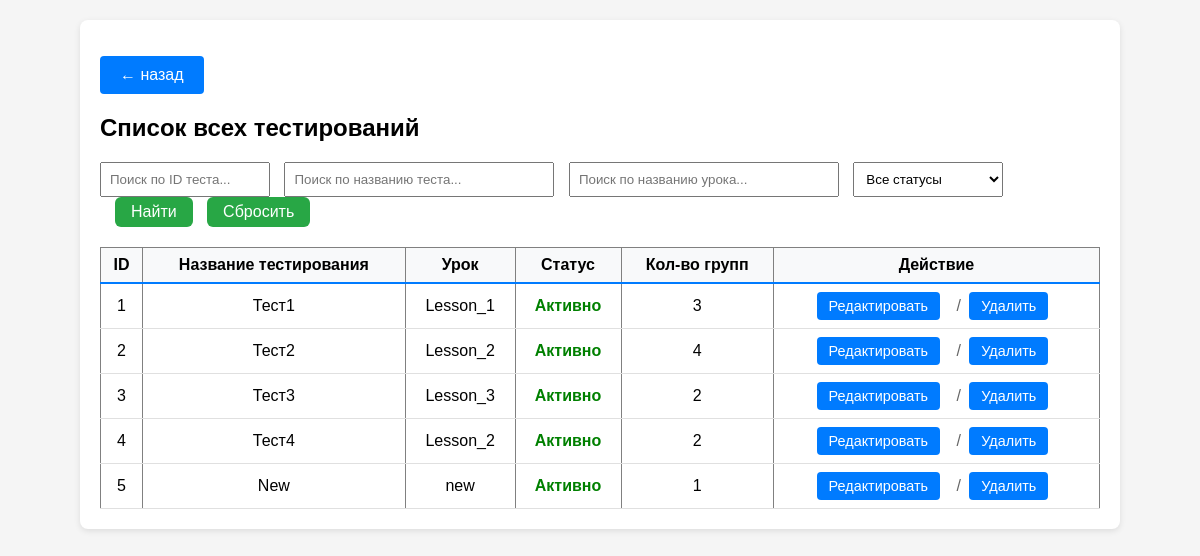
Page /dashboard/testing_management/testing_list (signed in) on the committed database.
### app.py (models this page shows, shortened)
class Testing(db.Model):
    __tablename__ = 'Testings'
    id = db.Column(db.Integer, primary_key=True)
    name = db.Column(db.String(64), unique=True, nullable=False)
    status = db.Column(db.Boolean, nullable=False)
    lesson_id = db.Column(db.Integer, nullable=False)
    group_id = db.Column(db.JSON, nullable=False)

class Lesson(db.Model):
    __tablename__ = 'Lessons'
    id = db.Column(db.Integer, primary_key=True)
    name = db.Column(db.String(64), unique=True, nullable=False)
    time = db.Column(db.Integer, nullable=False)
    price_correct = db.Column(db.Integer, default=1)
    price_wrong = db.Column(db.Integer, default=-1)
    questions = db.Column(db.JSON, nullable=False)

### app.py (the view)
@app.route('/dashboard/testing_management/testing_list')
def testing_list():
    if not check_privileges():
        return redirect(url_for('ErAuth'))
    testings = Testing.query.order_by(Testing.id).all()
    lessons = Lesson.query.order_by(Lesson.id).all()
    lessons_dict = {lesson.id: lesson for lesson in lessons}
    return render_template(mgn + 'testing_list.html', testings=testings, lessons_dict=lessons_dict)

### app.py (called while the page is built)
@login_manager.user_loader
def load_user(user_id):
    return User.query.get(int(user_id))

def check_privileges():
    curent_user = User.query.filter(
        User.username.ilike(
            session.get('curent_user')
        )
    ).first()
    print("DEBUD: curent user is",curent_user)
    print("DEBUG: curent user privileges -",curent_user.is_admin)
    if not curent_user or not curent_user.is_admin:
        return False
    else:
        return True

    def __repr__(self):
        return f'<User {self.username}>'

    @property
    def is_admin(self):
        return self.privileges

### templates/templateM/testing_list.html (shortened to what this page needs)
{% extends 'base.html' %}
{% block content %}
<p><a href="{{ url_for('testing_management') }}" class="btn">← назад</a></p>
<h2>Список всех тестирований</h2>
<div style="margin: 20px 0;">
  <input type="text" id="searchID" placeholder="Поиск по ID теста..."
         style="padding: 8px; width: 150px;">
  <input type="text" id="searchName" placeholder="Поиск по названию теста..."
         style="padding: 8px; width: 250px; margin-left: 10px;">
  <input type="text" id="searchLesson" placeholder="Поиск по названию урока..."
         style="padding: 8px; width: 250px; margin-left: 10px;">
  <select id="searchStatus" style="padding: 8px; width: 150px; margin-left: 10px;">
    <option value="">Все статусы</option>
  </select>
  <button type="button" onclick="searchTable()" style="padding: 6px 16px; margin-left: 15px;">
    Найти
  </button>
  <button type="button" onclick="clearSearch()" style="padding: 6px 16px; margin-left: 10px;">
    Сбросить
  </button>
</div>
<table border="1" cellpadding="5" id="testingTable">
  <thead>
    <tr>
      <th>ID</th>
      <th>Название тестирования</th>
      <th>Урок</th>
      <th>Статус</th>
      <th>Кол-во групп</th>
      <th>Действие</th>
    </tr>
  </thead>
  <tbody>
    {% for t in testings %}
    <tr class="testing_row">
      <td>{{ t.id }}</td>
      <td>{{ t.name }}</td>
      <td>
        {% set lesson = lessons_dict.get(t.lesson_id) %}
        {% if lesson %}
          {{ lesson.name }}
        {% else %}
          <span style="color: #999;">ID: {{ t.lesson_id }}</span>
        {% endif %}
      </td>
      <td>
        {% if t.status == True %}
          <span style="color: green; font-weight: bold;">Активно</span>
        {% else %}
          <span style="color: orange; font-weight: bold;">Архив</span>
        {% endif %}
      </td>
      <td>
        {% if t.group_id %}
          {% if t.group_id is string %}
            {% set groups = t.group_id|from_json %}
            {{ groups|length }}
          {% elif t.group_id is iterable %}
            {{ t.group_id|length }}
          {% else %}
            0
          {% endif %}
        {% else %}
          0
        {% endif %}
      </td>
      <td>
        <div class="actions">
            <a href="{{ url_for('testing_edit', testing_id=t.id) }}"
               class="btn btn-action">Редактировать</a>
            <span class="action-divider">/</span>
            <form action="{{ url_for('testing_delete', testing_id=t.id) }}"
                  method="post" style="display:inline;">
                <button type="submit"
                        onclick="return confirm('Удалить тестирование?')"
                        class="btn btn-action">Удалить</button>
            </form>
        </div>
      </td>
    </tr>
    {% endfor %}
  </tbody>
</table>
{% endblock %}
{% set show_footer = False %}

### static/style.css (style rules this page uses)
body { font-family:Arial,sans-serif;margin:0;padding:20px;background:#f5f5f5 }
button { padding:10px 20px; background:#007bff; color:white; border:none; border-radius:4px; cursor:pointer }
button, .btn { padding: 10px 20px; background:#007bff; color:white; border:none; border-radius:4px; cursor:pointer; font-size:1rem; }
a.btn { display:inline-block; text-decoration:none; }
.btn-action { padding:6px 12px; font-size:.9rem; margin-right:8px; white-space:nowrap; }
.action-divider { color:#666; margin:0 4px; }
table { width: 100%; border-collapse: collapse; margin: 0; }
thead { position: sticky; top: 0; background-color: #f8f9fa; z-index: 10; }
th, td { border-bottom: 1px solid #e0e0e0; padding: 8px; text-align: center; vertical-align: middle; }
th { border-bottom: 2px solid #007bff; position: sticky; top: 0; }
button[type="button"] { padding: 10px 20px; background-color: #28a745; color: white; border: none; border-radius: 6px; cursor: pointer; transition: all 0.3s ease; }

### rows in the picture
Testing: id "1", name "Тест1", status "Активно", group_id|length "3"
Lesson: name "Lesson_1"
Testing: id "2", name "Тест2", status "Активно", group_id|length "4"
Lesson: name "Lesson_2"
Testing: id "3", name "Тест3", status "Активно", group_id|length "2"
Lesson: name "Lesson_3"
Testing: id "4", name "Тест4", status "Активно", group_id|length "2"
Testing: id "5", name "New", status "Активно", group_id|length "1"
Lesson: name "new"
